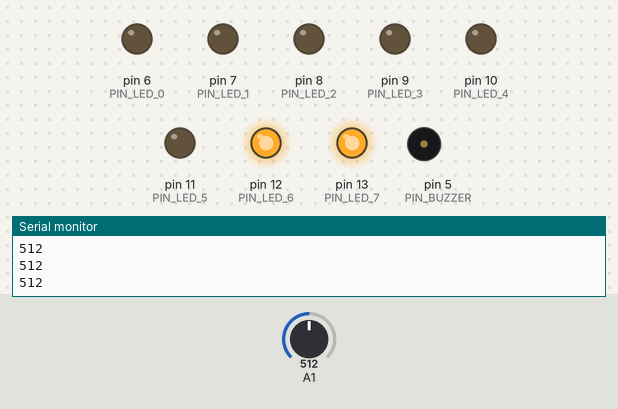
The sketch below on a simulated Arduino Uno, built with avr-gcc and run on an emulated ATmega328P. On the bench: output pins drawn as LEDs (lit = HIGH), buzzer (waves = sounding, pin HIGH), the last lines printed to the serial monitor. The test bench sets the inputs (shaded band); at power-on: A1 = 512.

Above: at 1.2 s.
1.3 s: A1 set to 610
2.8 s: A1 set to 636
At 4.0 s:
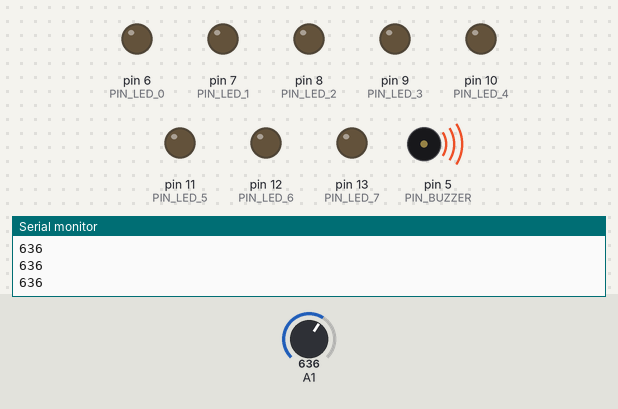
4.3 s: A1 set to 306
At 5.1 s:
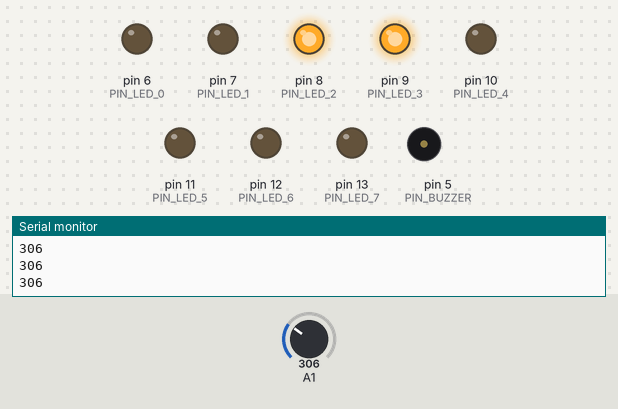
5.8 s: A1 set to 263
7.3 s: A1 set to 240
At 8.5 s:
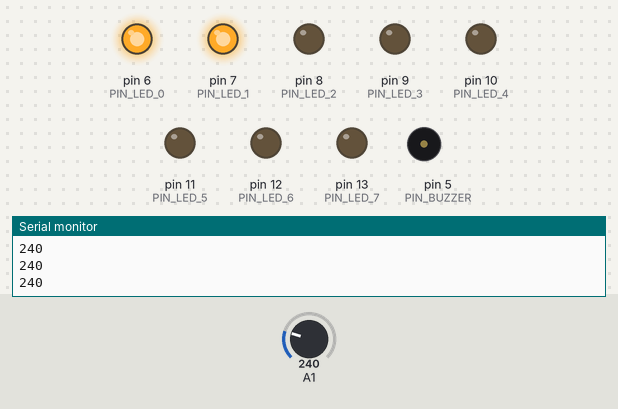
8.8 s: A1 set to 511
At 9.9 s:
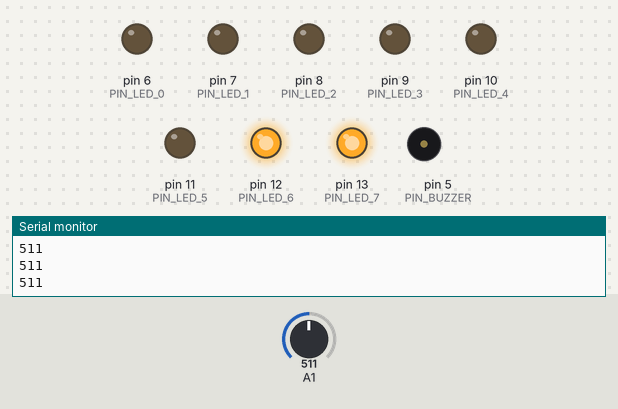
Timing chart, 0 to 11.3 s (numbered marks = the images above; inputs shaded):
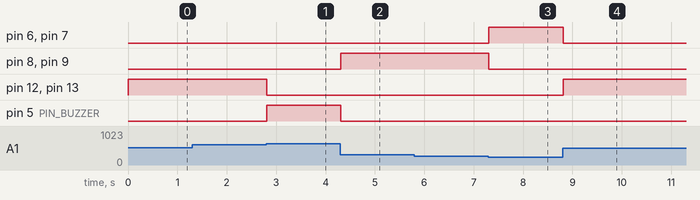

The sketch:

pin_led_CASE_analog.ino
```cpp
const int PIN_LED_0 = 6;
const int PIN_LED_1 = 7;
const int PIN_LED_2 = 8;
const int PIN_LED_3 = 9;
const int PIN_LED_4 = 10;
const int PIN_LED_5 = 11;
const int PIN_LED_6 = 12;
const int PIN_LED_7 = 13;
const int PIN_BUZZER = 5;

void setup() {
  pinMode(PIN_LED_0, OUTPUT);
  pinMode(PIN_LED_1, OUTPUT);
  pinMode(PIN_LED_2, OUTPUT);
  pinMode(PIN_LED_3, OUTPUT);
  pinMode(PIN_LED_4, OUTPUT);
  pinMode(PIN_LED_5, OUTPUT);
  pinMode(PIN_LED_6, OUTPUT);
  pinMode(PIN_LED_7, OUTPUT);
  pinMode(PIN_BUZZER, OUTPUT);
  Serial.begin(9600);
}

void loop() {
  int teg = analogRead(A1);
  Serial.println(teg);

  switch(teg/125) {
    case 0:
      digitalWrite(PIN_LED_0, LOW);
      digitalWrite(PIN_LED_1, LOW);
      digitalWrite(PIN_LED_2, LOW);
      digitalWrite(PIN_LED_3, LOW);
      digitalWrite(PIN_LED_4, LOW);
      digitalWrite(PIN_LED_5, LOW);
      digitalWrite(PIN_LED_6, LOW);
      digitalWrite(PIN_LED_7, LOW);
      digitalWrite(PIN_BUZZER,LOW);
      break;
    case 1:
      digitalWrite(PIN_LED_0, HIGH);
      digitalWrite(PIN_LED_1, HIGH);
      digitalWrite(PIN_LED_2, LOW);
      digitalWrite(PIN_LED_3, LOW);
      digitalWrite(PIN_LED_4, LOW);
      digitalWrite(PIN_LED_5, LOW);
      digitalWrite(PIN_LED_6, LOW);
      digitalWrite(PIN_LED_7, LOW);
      digitalWrite(PIN_BUZZER,LOW);
      break;
    case 2:
      digitalWrite(PIN_LED_0, LOW);
      digitalWrite(PIN_LED_1, LOW);
      digitalWrite(PIN_LED_2, HIGH);
      digitalWrite(PIN_LED_3, HIGH);
      digitalWrite(PIN_LED_4, LOW);
      digitalWrite(PIN_LED_5, LOW);
      digitalWrite(PIN_LED_6, LOW);
      digitalWrite(PIN_LED_7, LOW);
      digitalWrite(PIN_BUZZER,LOW);
      break;
    case 3:
      digitalWrite(PIN_LED_0, LOW);
      digitalWrite(PIN_LED_1, LOW);
      digitalWrite(PIN_LED_2, LOW);
      digitalWrite(PIN_LED_3, LOW);
      digitalWrite(PIN_LED_4, HIGH);
      digitalWrite(PIN_LED_5, HIGH);
      digitalWrite(PIN_LED_6, LOW);
      digitalWrite(PIN_LED_7, LOW);
      digitalWrite(PIN_BUZZER,LOW);
      break;
    case 4:
      digitalWrite(PIN_LED_0, LOW);
      digitalWrite(PIN_LED_1, LOW);
      digitalWrite(PIN_LED_2, LOW);
      digitalWrite(PIN_LED_3, LOW);
      digitalWrite(PIN_LED_4, LOW);
      digitalWrite(PIN_LED_5, LOW);
      digitalWrite(PIN_LED_6, HIGH);
      digitalWrite(PIN_LED_7, HIGH);
      digitalWrite(PIN_BUZZER,LOW);
      break;
    case 5:
     digitalWrite(PIN_LED_0, LOW);
      digitalWrite(PIN_LED_1, LOW);
      digitalWrite(PIN_LED_2, LOW);
      digitalWrite(PIN_LED_3, LOW);
      digitalWrite(PIN_LED_4, LOW);
      digitalWrite(PIN_LED_5, LOW);
      digitalWrite(PIN_LED_6, LOW);
      digitalWrite(PIN_LED_7, LOW);
      digitalWrite(PIN_BUZZER,HIGH);
     break;
     }
     }
```

Measured:
- the behaviour switches between 624 and 625 on A1 (found by bisection; images 0 and 1)
- the behaviour switches between 250 and 249 on A1 (found by bisection; images 2 and 3)
- after the input at 2.8 s, pin 12 (PIN_LED_6), pin 13 (PIN_LED_7): HIGH → LOW at once; pin 5 (PIN_BUZZER): LOW → HIGH at once
- after the input at 4.3 s, pin 8 (PIN_LED_2), pin 9 (PIN_LED_3): LOW → HIGH at once; pin 5 (PIN_BUZZER): HIGH → LOW at once
- after the input at 7.3 s, pin 6 (PIN_LED_0), pin 7 (PIN_LED_1): LOW → HIGH at once; pin 8 (PIN_LED_2), pin 9 (PIN_LED_3): HIGH → LOW at once
- after the input at 8.8 s, pin 6 (PIN_LED_0), pin 7 (PIN_LED_1): HIGH → LOW at once; pin 12 (PIN_LED_6), pin 13 (PIN_LED_7): LOW → HIGH at once
